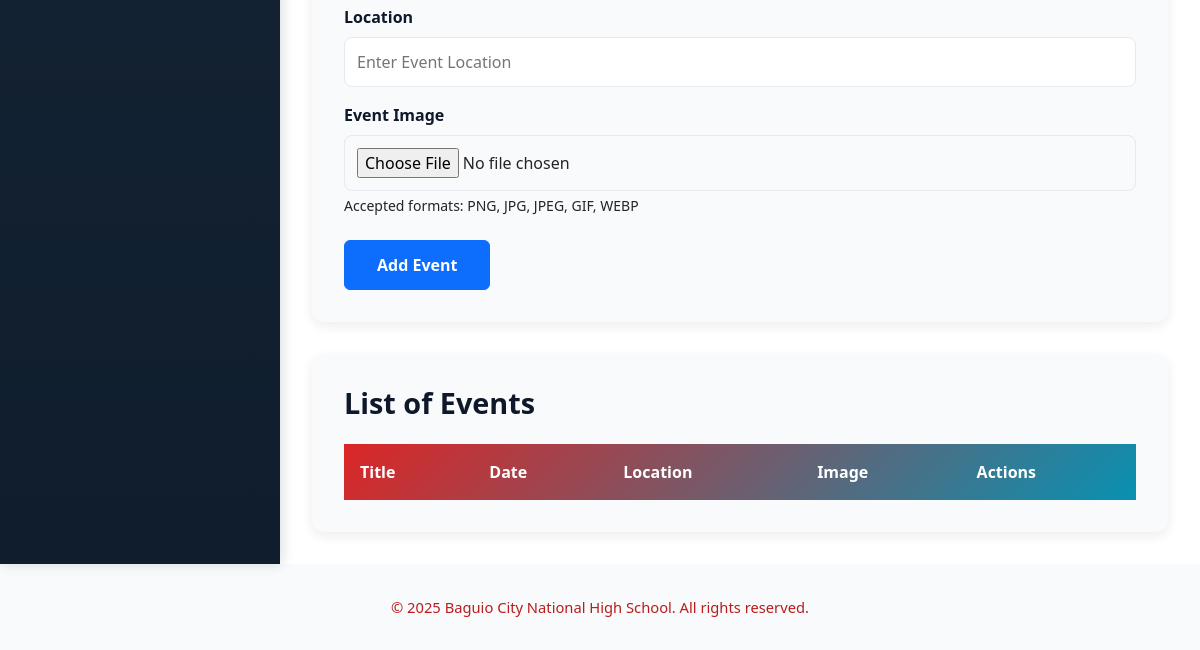
Before: /admin/events.php (lower part) with the older database file.
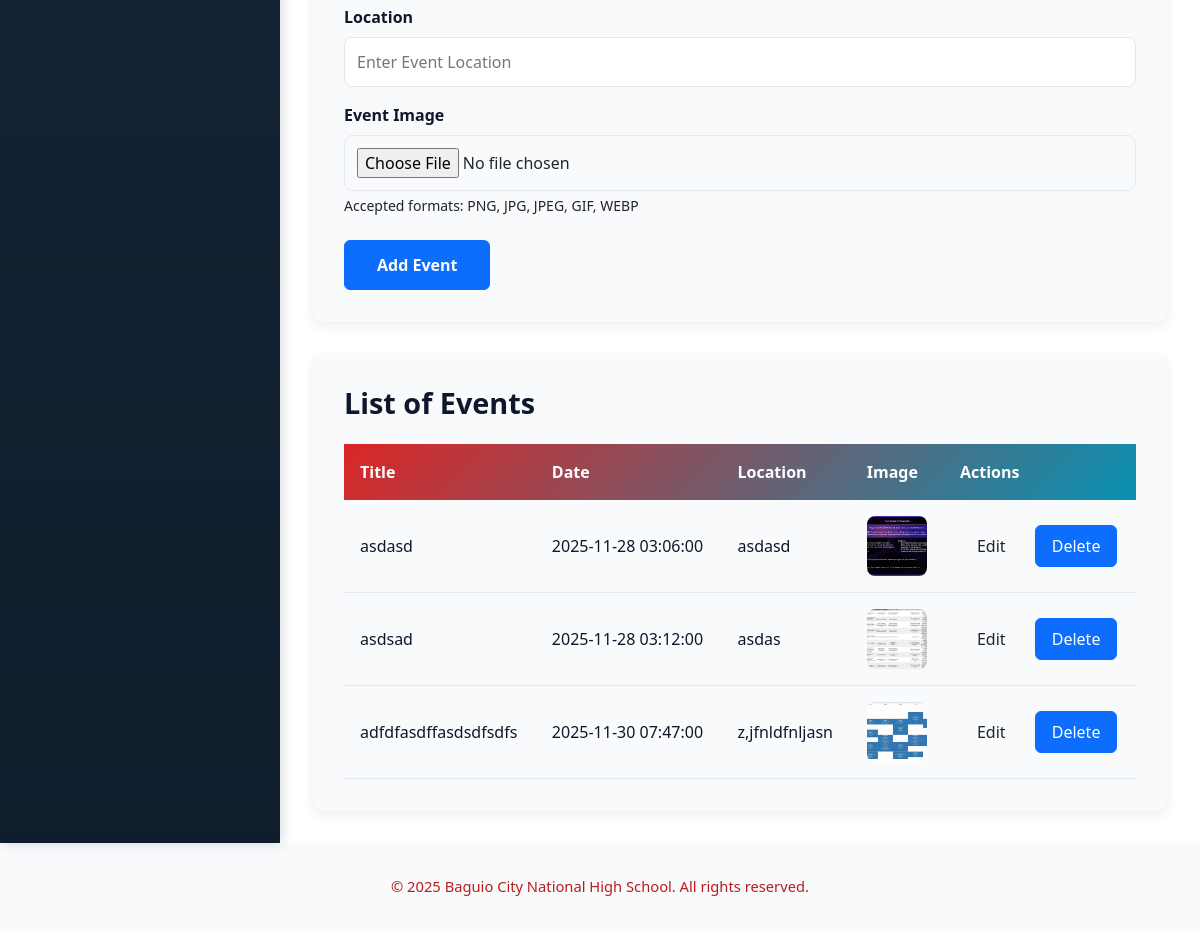
After: the same page with the newer database file.
### tables this page shows
CREATE TABLE `events` (
  `id` int(11) NOT NULL,
  `title` text NOT NULL,
  `overview` text NOT NULL,
  `content` text NOT NULL,
  `date` datetime NOT NULL,
  `location` text NOT NULL,
  `imgPath` text NOT NULL
);

### functions/functions.php (called while the page is built, shortened)
<?php
class Database {
    private $pdo;
    public function __construct() {
        $host = 'localhost';
        $user = 'root';
        $pass = '';
        $dbname = 'bcnhs';
        $charset = 'utf8mb4';
        try {
            $dsn = "mysql:host=$host;dbname=$dbname;charset=$charset";
            $options = [
                PDO::ATTR_ERRMODE            => PDO::ERRMODE_EXCEPTION,
                PDO::ATTR_DEFAULT_FETCH_MODE => PDO::FETCH_ASSOC,
                PDO::ATTR_EMULATE_PREPARES   => false,
            ];
            $this->pdo = new PDO($dsn, $user, $pass, $options);
        } catch (PDOException $e) {
            die("connection failed: " . $e->getMessage());
        }
    }
    public function getPDO() {
        return $this->pdo;
    }
}
class EventsModule {
    private $pdo;
    public function __construct() {
        $db = new Database();
        $this->pdo = $db->getPDO();
    }
    public function fetchEvents() {
        $fetch = $this->pdo->query("SELECT * FROM events");
        return $fetch->fetchAll();
    }
}
?>

### admin/events.php (the view, shortened to what this page needs)
<?php
include('../functions/functions.php');
$eventsModule = new EventsModule();
$events = $eventsModule->fetchEvents();
?>
<!DOCTYPE html>
<html lang="en">
<head>
    <link href="../node_modules/bootstrap/dist/css/bootstrap.min.css" rel="stylesheet">
    <link href="../css/style.css" rel="stylesheet">
    <?php include('../includes/summernote.php'); ?>
</head>
<body>
    <div class="admin-body">
        <?php include('../includes/admin_sidebar.php') ?>
        <main class="admin-main">
            <div class="admin-content">
                <div style="background: var(--color-surface); border-radius: 12px; padding: 2rem; box-shadow: 0 4px 12px rgba(12, 22, 43, 0.08); margin-bottom: 2rem;">
                    <form action="" method="post" enctype="multipart/form-data">
                        <div style="margin-bottom: 1rem;">
                            <label style="display: block; font-weight: 600; color: var(--color-text); margin-bottom: 0.5rem;">Location</label>
                            <input type="text" name="location" placeholder="Enter Event Location" required style="width: 100%; padding: 0.75rem; border: 1px solid var(--color-border); border-radius: 8px; font-size: 1rem; box-sizing: border-box;">
                        </div>
                        <div style="margin-bottom: 1.5rem;">
                            <label style="display: block; font-weight: 600; color: var(--color-text); margin-bottom: 0.5rem;">Event Image</label>
                            <input type="file" name="image" required style="width: 100%; padding: 0.75rem; border: 1px solid var(--color-border); border-radius: 8px; font-size: 1rem; box-sizing: border-box;">
                            <p style="font-size: 0.875rem; color: var(--color-text-secondary); margin-top: 0.25rem;">Accepted formats: PNG, JPG, JPEG, GIF, WEBP</p>
                        </div>
                        <button type="submit" name="submit" class="btn btn-primary" style="padding: 0.75rem 2rem; font-weight: 600;">Add Event</button>
                    </form>
                </div>
                <div style="background: var(--color-surface); border-radius: 12px; padding: 2rem; box-shadow: 0 4px 12px rgba(12, 22, 43, 0.08);">
                    <h2 style="font-size: 1.8rem; font-weight: 700; color: var(--color-text); margin-bottom: 1.5rem;">List of Events</h2>
                    <table style="width: 100%; border-collapse: collapse;">
                        <thead style="background: linear-gradient(135deg, var(--color-primary), var(--color-secondary)); color: white;">
                            <tr>
                                <th style="padding: 1rem; text-align: left; font-weight: 600; border: none;">Title</th>
                                <th style="padding: 1rem; text-align: left; font-weight: 600; border: none;">Date</th>
                                <th style="padding: 1rem; text-align: left; font-weight: 600; border: none;">Location</th>
                                <th style="padding: 1rem; text-align: left; font-weight: 600; border: none;">Image</th>
                                <th style="padding: 1rem; text-align: left; font-weight: 600; border: none;">Actions</th>
                            </tr>
                        </thead>
                        <tbody>
                            <?php foreach ($events as $event) { ?>
                                <tr style="border-bottom: 1px solid var(--color-border); transition: background 0.3s ease;">
                                    <td style="padding: 1rem; color: var(--color-text);"><?php echo $event['title'] ?></td>
                                    <td style="padding: 1rem; color: var(--color-text);"><?php echo $event['date'] ?></td>
                                    <td style="padding: 1rem; color: var(--color-text);"><?php echo $event['location'] ?></td>
                                    <td style="padding: 1rem;"><img src="../uploads/events/<?php echo $event['imgPath'] ?>" alt="<?php echo $event['title'] ?>" style="width: 60px; height: 60px; border-radius: 8px; object-fit: cover;"></td>
                                    <td style="padding: 1rem;">
                                        <a href="editEvent.php?id=<?php echo $event['id'] ?>" class="btn btn-tertiary" style="padding: 0.5rem 1rem; margin-right: 0.5rem; border-radius: 6px; text-decoration: none;">Edit</a>
                                        <a href="deleteEvent.php?id=<?php echo $event['id'] ?>" class="btn btn-primary" onclick="return confirm('Are you sure you want to delete this event?');" style="padding: 0.5rem 1rem; border-radius: 6px; text-decoration: none;">Delete</a>
                                    </td>
                                </tr>
                            <?php } ?>
                        </tbody>
                    </table>
                </div>
            </div>
        </main>
    </div>
    <?php
    include('../includes/footer.php'); ?>
</body>
</html>

### includes/summernote.php (shortened to what this page needs)
<link href="node_modules\bootstrap\dist\css\bootstrap.min.css" rel="stylesheet">
<link href="..\assets\summernote\summernote-bs5.min.css" rel="stylesheet">

### includes/admin_sidebar.php (shortened to what this page needs)
<aside class="admin-sidebar">
</aside>

### includes/footer.php (shortened to what this page needs)
<footer>
    &copy; <?php echo date('Y'); ?> Baguio City National High School. All rights reserved.
</footer>

### css/style.css (style rules this page uses)
:root { --color-primary: #dc2626; --color-primary-600: #b91c1c; --color-primary-100: #ffe6e6; --color-secondary: #0891b2; --color-secondary-600: #046e75; --color-accent: #f97316; --color-bg: #ffffff; --color-surface: #f8fafc; --color-muted: #6b7280; --color-text: #0f172a; --color-border: #e6e9ef; --color-muted-200: #9ca3af; }
body { color: var(--color-text); background: var(--color-bg); }
a { color: var(--color-primary); }
footer { text-align: center; font-size: 0.92rem; color: #742323; padding: 2rem 1rem; background: #f8f9fa; }
footer { text-align: center; font-size: 0.92rem; color: var(--color-primary-600); padding: 2rem 1rem; background: var(--color-surface); }
.btn-primary, .btn-primary:visited { background-color: var(--color-primary); border-color: var(--color-primary); }
.admin-body { display: flex; margin: 0; padding: 0; background: var(--color-bg); min-height: calc(100vh - 80px); }
.admin-sidebar { position: static; width: 280px; background: linear-gradient(180deg, #1a2a3a, #0f1d2d); color: #fff; padding: 1.5rem 0; overflow-y: auto; box-shadow: 2px 0 12px rgba(12, 22, 43, 0.15); z-index: 1000; }
.admin-main { flex: 1; display: flex; flex-direction: column; min-height: auto; }
.admin-content { flex: 1; padding: 2rem; overflow-y: auto; }

Changed rows visible on the page:
added events: title "asdasd", date "2025-11-28 03:06:00", location "asdasd", imgPath (picture)
added events: title "asdsad", date "2025-11-28 03:12:00", location "asdas", imgPath (picture)
added events: title "adfdfasdffasdsdfsdfs", date "2025-11-30 07:47:00", location "z,jfnldfnljasn", imgPath (picture)
